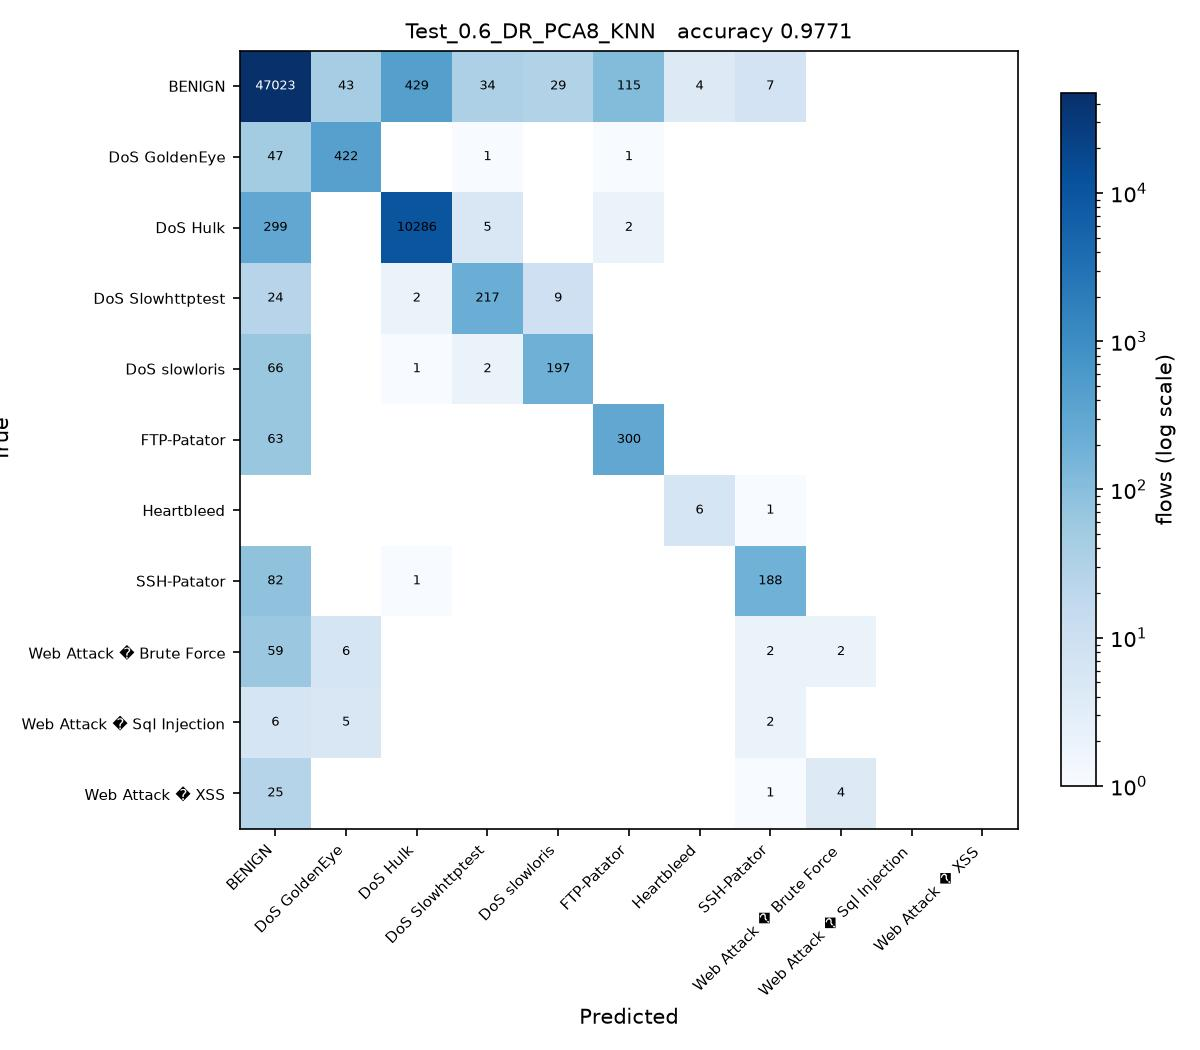

Here is the Python script that generated this plot:
# Test_0.6_DR_PCA8_KNN.py
#
# Test size 0.6  |  PCA, 8 components  |  k-Nearest Neighbors (sheet #13)
#
# This is SGDC_60_40.py with the changes marked CHANGE below and nothing else.

import os
from pathlib import Path

# CHANGE 1: find the folder holding the three CSV files and run from there, so
# the plain file names below resolve no matter where this script is started
# from or how deeply it sits inside the project folder.
HERE = Path(__file__).resolve().parent
for PROJECT in [HERE, *HERE.parents]:
    if (PROJECT / 'Tuesday-WorkingHours.pcap_ISCX.csv').exists():
        os.chdir(PROJECT)
        break
else:
    raise SystemExit('Put this folder inside the folder that holds the three '
                     'CIC-IDS2017 CSV files, then run the script again.')
import numpy as np
import pandas as pd

df1 = pd.read_csv('Tuesday-WorkingHours.pcap_ISCX.csv', low_memory=True)
df2 = pd.read_csv('Wednesday-workingHours.pcap_ISCX.csv', low_memory=True)
df3 = pd.read_csv('Thursday-WorkingHours-Morning-WebAttacks.pcap_ISCX.csv', low_memory=True)

dataset = pd.concat([df1, df2, df3], ignore_index=True)

dataset.columns = dataset.columns.str.strip()

# CHANGE 2: a stratified sample of 100000 flows, the same for every run. An RBF
# SVM on all 1.3 million flows would take about an hour per script.
# At least 50 flows of every class are kept.
label = dataset.columns[-1]
dataset = pd.concat(
    [g.sample(n=min(len(g), max(50, round(100000 * len(g) / len(dataset)))), random_state=0)
     for _, g in dataset.groupby(label)],
    ignore_index=True
)

X = dataset.iloc[:, :-1]
y = dataset.iloc[:, -1]

X = X.apply(pd.to_numeric, errors='coerce')

X.replace([np.inf, -np.inf], np.nan, inplace=True)

from sklearn.impute import SimpleImputer

imputer = SimpleImputer(missing_values=np.nan, strategy='mean')
X = imputer.fit_transform(X)

from sklearn.preprocessing import LabelEncoder

labelencoder_y = LabelEncoder()
y = labelencoder_y.fit_transform(y)

from sklearn.model_selection import train_test_split

X_train, X_test, y_train, y_test = train_test_split(
    X,
    y,
    test_size=0.6,   # CHANGE 3: test size
    random_state=0,
    stratify=y
)

# CHANGE 4: PCA, from PCA_LDA_KErnel_PCA_CODE.pdf (fit only on training data)
from sklearn.decomposition import PCA

pca = PCA(n_components=8)
X_train = pca.fit_transform(X_train)
X_test = pca.transform(X_test)

# CHANGE 5: k-Nearest Neighbors (sheet #13) in place of SGDClassifier
from sklearn.neighbors import KNeighborsClassifier

classifier = KNeighborsClassifier(
    n_neighbors=5,
    metric='minkowski',
    p=2
)

classifier.fit(X_train, y_train)

y_pred = classifier.predict(X_test) 

from sklearn.metrics import confusion_matrix
from sklearn.metrics import accuracy_score
from sklearn.metrics import precision_score
from sklearn.metrics import recall_score
from sklearn.metrics import f1_score
from sklearn.metrics import classification_report

cm = confusion_matrix(y_test, y_pred)

print("Confusion Matrix:\n")
print(cm)

print("\nAccuracy : {:.4f}".format(accuracy_score(y_test, y_pred)))
print("\nPrecision : {:.4f}".format(precision_score(y_test, y_pred, average='weighted')))
print("\nRecall : {:.4f}".format(recall_score(y_test, y_pred, average='weighted')))
print("\nF1 Score : {:.4f}".format(f1_score(y_test, y_pred, average='weighted')))

print("\nClassification Report:\n")
print(classification_report(y_test, y_pred))

# CHANGE 6: save the confusion matrix as Test_0.6_DR_PCA8_KNN.jpg and record the result
import matplotlib
matplotlib.use('Agg')
import matplotlib.pyplot as plt
from matplotlib.colors import LogNorm

here = HERE                     # the folder this script sits in
names = [str(c) for c in labelencoder_y.classes_]
fig, ax = plt.subplots(figsize=(8, 7))
im = ax.imshow(cm, cmap='Blues', norm=LogNorm(vmin=1))
ax.set_xticks(range(len(names)), names, rotation=45, ha='right', fontsize=7)
ax.set_yticks(range(len(names)), names, fontsize=7)
ax.set_xlabel('Predicted')
ax.set_ylabel('True')
ax.set_title('Test_0.6_DR_PCA8_KNN   accuracy {:.4f}'.format(accuracy_score(y_test, y_pred)), fontsize=10)
for i in range(cm.shape[0]):
    for j in range(cm.shape[1]):
        if cm[i, j]:
            ax.text(j, i, cm[i, j], ha='center', va='center', fontsize=6,
                    color='white' if cm[i, j] > cm.max() / 3 else 'black')
fig.colorbar(im, ax=ax, fraction=0.04, label='flows (log scale)')
fig.tight_layout()
fig.savefig(here / 'Test_0.6_DR_PCA8_KNN.jpg', dpi=150)
plt.close(fig)

row = pd.DataFrame([{
    'Test': 0.6, 'DR': 'PCA8', 'Clas': 'KNN',
    'Acc': round(accuracy_score(y_test, y_pred), 4),
    'Pre': round(precision_score(y_test, y_pred, average='weighted'), 4),
    'Rec': round(recall_score(y_test, y_pred, average='weighted'), 4),
    'F1': round(f1_score(y_test, y_pred, average='weighted'), 4),
    'script': 'Test_0.6_DR_PCA8_KNN',
}])
out = PROJECT / 'results' / '75_runs_pca.csv'
out.parent.mkdir(exist_ok=True)
if out.exists():
    old = pd.read_csv(out)
    row = pd.concat([old[old['script'] != 'Test_0.6_DR_PCA8_KNN'], row], ignore_index=True)
row.to_csv(out, index=False)
